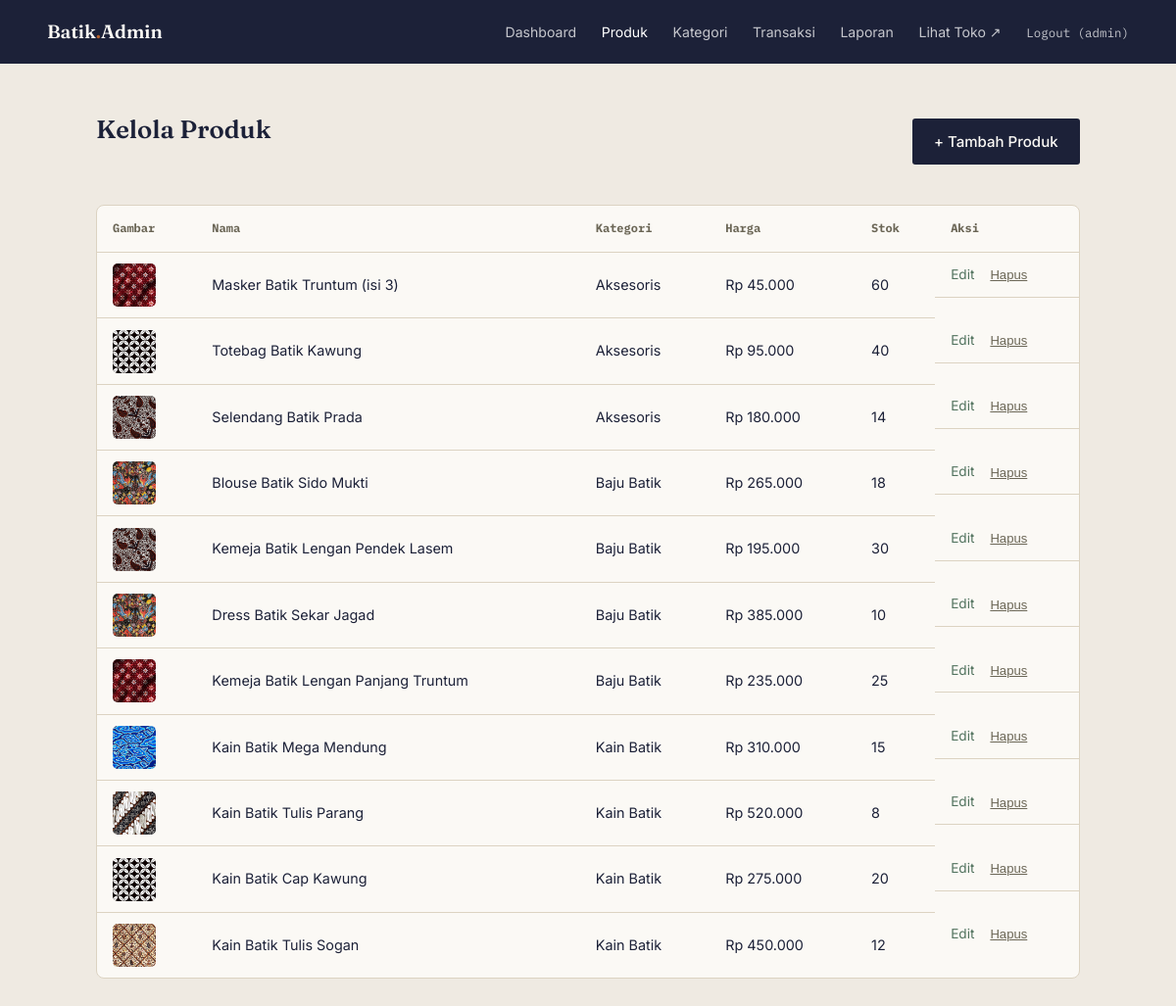
The page /admin/produk.php (signed in) on the database as committed earlier.
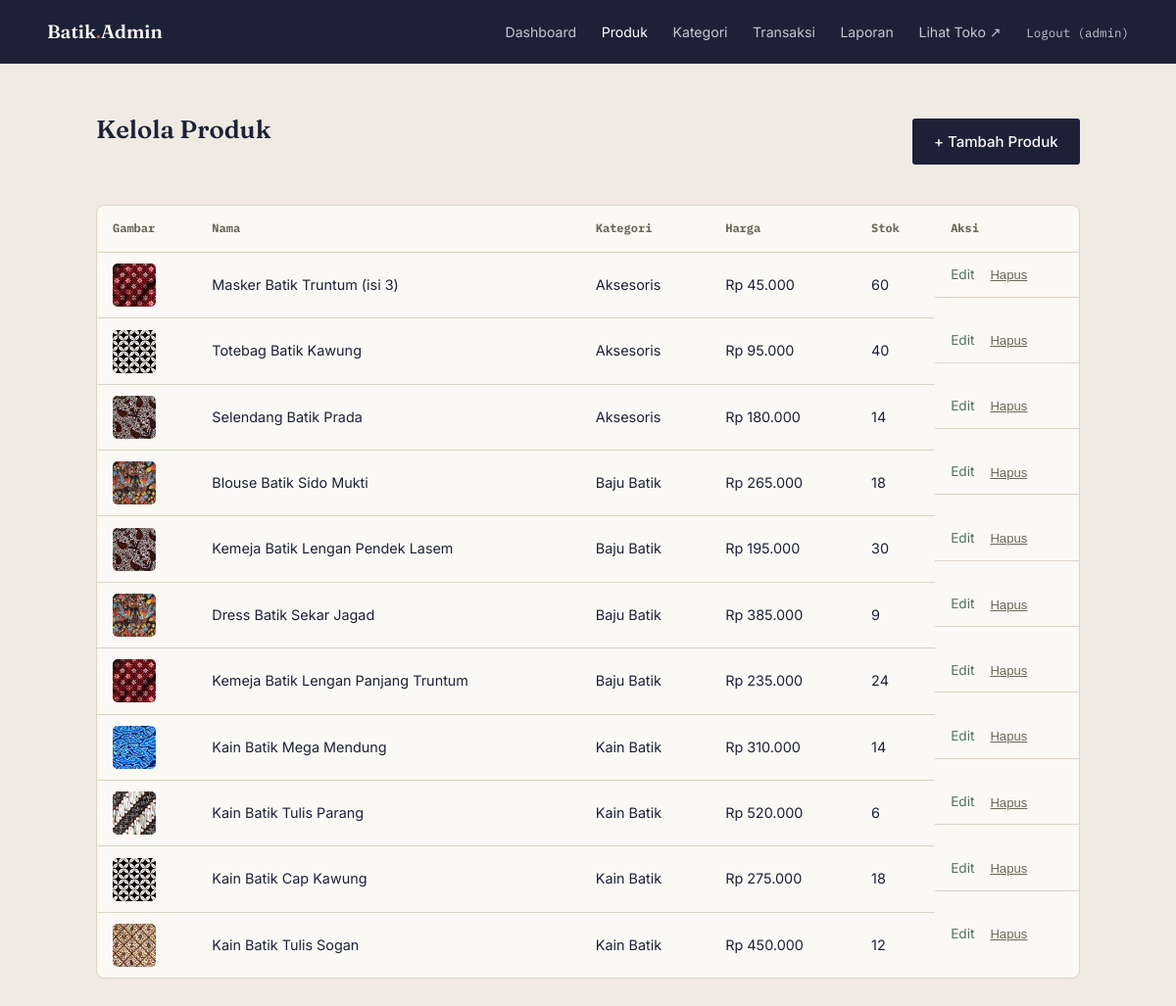
The same page on the database as committed later.
### tables this page shows
CREATE TABLE `produk` (
  `id` int NOT NULL,
  `kategori_id` int NOT NULL,
  `nama` varchar(120) NOT NULL,
  `motif` varchar(80) NOT NULL,
  `harga` decimal(12,2) NOT NULL,
  `stok` int NOT NULL DEFAULT '0',
  `deskripsi` text,
  `gambar` varchar(255) DEFAULT NULL,
  `dibuat_pada` timestamp NULL DEFAULT CURRENT_TIMESTAMP
);

CREATE TABLE `kategori` (
  `id` int NOT NULL,
  `nama` varchar(50) NOT NULL,
  `slug` varchar(50) NOT NULL
);

### includes/helpers.php (called while the page is built, shortened)
<?php
function rupiah(float $angka): string
{
    return 'Rp ' . number_format($angka, 0, ',', '.');
}
function gambarProduk(?string $gambar): string
{
    $file = $gambar ?: 'default.svg';
    return 'assets/images/produk/' . $file;
}

### admin/produk.php (the view, shortened to what this page needs)
<?php
require_once '../config/database.php';
require_once '../includes/helpers.php';
$produkList = $pdo->query("
    SELECT p.*, k.nama AS kategori_nama
    FROM produk p
    JOIN kategori k ON k.id = p.kategori_id
    ORDER BY p.id DESC
")->fetchAll();
require_once 'includes/admin_header.php';
?>
<main class="admin-main">
  <div class="admin-main__head">
    <h1>Kelola Produk</h1>
    <a href="produk_form.php" class="btn btn--solid">+ Tambah Produk</a>
  </div>
  <div class="admin-table-wrap">
    <table class="admin-table">
      <thead>
        <tr>
          <th>Gambar</th>
          <th>Nama</th>
          <th>Kategori</th>
          <th>Harga</th>
          <th>Stok</th>
          <th>Aksi</th>
        </tr>
      </thead>
      <tbody>
        <?php foreach ($produkList as $p): ?>
          <tr>
            <td><img src="<?= gambarProduk($p['gambar']) ?>" alt="" class="admin-table__thumb"></td>
            <td><?= htmlspecialchars($p['nama']) ?></td>
            <td><?= htmlspecialchars($p['kategori_nama']) ?></td>
            <td><?= rupiah($p['harga']) ?></td>
            <td><?= (int) $p['stok'] ?></td>
            <td class="admin-table__actions">
              <a href="produk_form.php?id=<?= $p['id'] ?>">Edit</a>
              <form method="post" action="produk_hapus.php" onsubmit="return confirm('Hapus produk ini? Tindakan tidak bisa dibatalkan.');">
                <button type="submit" class="link-remove">Hapus</button>
              </form>
            </td>
          </tr>
        <?php endforeach; ?>
      </tbody>
    </table>
  </div>
</main>
<?php require_once 'includes/admin_footer.php'; ?>

Rows that differ between the two databases and show on the page:
changed produk "Dress Batik Sekar Jagad": stok "10" → "9"
changed produk "Kemeja Batik Lengan Panjang Truntum": stok "25" → "24"
changed produk "Kain Batik Mega Mendung": stok "15" → "14"
changed produk "Kain Batik Tulis Parang": stok "8" → "6"
changed produk "Kain Batik Cap Kawung": stok "20" → "18"
